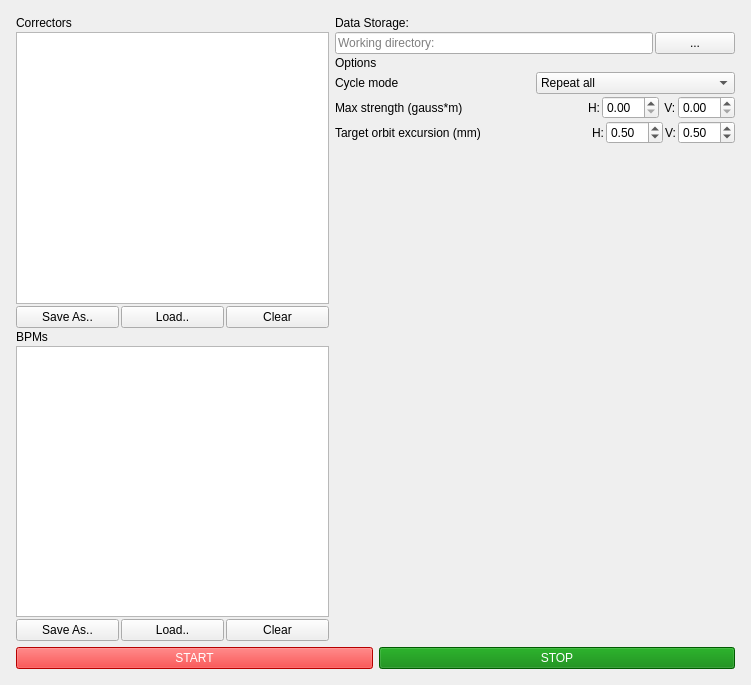
<?xml version="1.0" encoding="UTF-8"?>
<ui version="4.0">
 <class>MainWindow</class>
 <widget class="QMainWindow" name="MainWindow">
  <property name="geometry">
   <rect>
    <x>0</x>
    <y>0</y>
    <width>751</width>
    <height>685</height>
   </rect>
  </property>
  <property name="windowTitle">
   <string>SYSID</string>
  </property>
  <widget class="QWidget" name="centralwidget">
   <property name="enabled">
    <bool>true</bool>
   </property>
   <layout class="QVBoxLayout" name="verticalLayout_2">
    <property name="leftMargin">
     <number>16</number>
    </property>
    <property name="topMargin">
     <number>16</number>
    </property>
    <property name="rightMargin">
     <number>16</number>
    </property>
    <property name="bottomMargin">
     <number>16</number>
    </property>
    <item>
     <layout class="QVBoxLayout" name="verticalLayout">
      <item>
       <layout class="QHBoxLayout" name="horizontal_layout">
        <item>
         <layout class="QVBoxLayout" name="left_layout">
          <property name="spacing">
           <number>2</number>
          </property>
          <property name="sizeConstraint">
           <enum>QLayout::SizeConstraint::SetDefaultConstraint</enum>
          </property>
          <item>
           <layout class="QHBoxLayout" name="correctors_header_layout">
            <item>
             <widget class="QLabel" name="correctors_label">
              <property name="text">
               <string>Correctors</string>
              </property>
             </widget>
            </item>
           </layout>
          </item>
          <item>
           <widget class="QListWidget" name="correctors_list">
            <property name="selectionMode">
             <enum>QAbstractItemView::SelectionMode::ExtendedSelection</enum>
            </property>
           </widget>
          </item>

          <item>
           <layout class="QHBoxLayout" name="correctors_buttons_layout">
            <item>
             <widget class="QPushButton" name="save_correctors_button">
              <property name="text">
               <string>Save As..</string>
              </property>
             </widget>
            </item>

            <item>
             <widget class="QPushButton" name="load_correctors_button">
              <property name="text">
               <string>Load..</string>
              </property>
             </widget>
            </item>

            <item>
             <widget class="QPushButton" name="clear_correctors_button">
              <property name="text">
               <string>Clear</string>
              </property>
             </widget>
            </item>
           </layout>
          </item>


          <item>
           <layout class="QHBoxLayout" name="bpms_header_layout">
            <item>
             <widget class="QLabel" name="bpms_label">
              <property name="text">
               <string>BPMs</string>
              </property>
             </widget>
            </item>
           </layout>
          </item>
          <item>
           <widget class="QListWidget" name="bpms_list">
            <property name="selectionMode">
             <enum>QAbstractItemView::SelectionMode::ExtendedSelection</enum>
            </property>
           </widget>
          </item>
          <item>
           <layout class="QHBoxLayout" name="bpms_buttons_layout">
            <item>
             <widget class="QPushButton" name="save_bpms_button">
              <property name="text">
               <string>Save As..</string>
              </property>
             </widget>
            </item>
            <item>
             <widget class="QPushButton" name="load_bpms_button">
              <property name="text">
               <string>Load..</string>
              </property>
             </widget>
            </item>
            <item>
             <widget class="QPushButton" name="clear_bpms_button">
              <property name="text">
               <string>Clear</string>
              </property>
             </widget>
            </item>
           </layout>
          </item>
         </layout>
        </item>

        <!--SAVING THE DATA -->
        <item>
         <layout class="QVBoxLayout" name="right_layout">
          <property name="spacing">
           <number>2</number>
          </property>
          <item>
           <widget class="QLabel" name="info_label">
            <property name="sizePolicy">
             <sizepolicy hsizetype="Preferred" vsizetype="Fixed">
              <horstretch>0</horstretch>
              <verstretch>0</verstretch>
             </sizepolicy>
            </property>
            <property name="text">
             <string>Data Storage:</string>
            </property>
           </widget>
          </item>
          <!-- END OF IT-->
          <item>
           <layout class="QHBoxLayout" name="working_directory_layout">
            <item>
             <widget class="QLineEdit" name="working_directory_input">
              <property name="placeholderText">
               <string>Working directory:</string>
              </property>
             </widget>
            </item>
            <item>
             <widget class="QPushButton" name="working_directory_dialog">
              <property name="text">
               <string>...</string>
              </property>
             </widget>
            </item>
           </layout>
          </item>
          <item>
           <layout class="QVBoxLayout" name="options_layout">
            <item>
             <widget class="QLabel" name="options_label">
              <property name="sizePolicy">
               <sizepolicy hsizetype="Preferred" vsizetype="Fixed">
                <horstretch>0</horstretch>
                <verstretch>0</verstretch>
               </sizepolicy>
              </property>


              <property name="text">
               <string>Options</string>
              </property>
             </widget>
            </item>
            <item>
             <layout class="QHBoxLayout" name="cycle_mode_layout">
              <item>
               <widget class="QLabel" name="cycle_mode_label">
                <property name="text">
                 <string>Cycle mode</string>
                </property>
               </widget>
              </item>
              <item>
               <widget class="QComboBox" name="cycle_mode_combobox">
                <item>
                 <property name="text">
                  <string>Repeat all</string>
                 </property>
                </item>
                <item>
                 <property name="text">
                  <string>Repeat selected</string>
                 </property>
                </item>
               </widget>
              </item>
             </layout>
            </item>
            <item>
             <layout class="QHBoxLayout" name="current_layout">
              <item>
               <widget class="QLabel" name="current_label">
                <property name="text">
                 <string>Max strength (gauss*m)</string>
                </property>
               </widget>
              </item>
              <item>
               <spacer name="current_spacer">
                <property name="orientation">
                 <enum>Qt::Orientation::Horizontal</enum>
                </property>
                 <property name="sizeHint" stdset="0">
                 <size>
                  <width>40</width>
                  <height>20</height>
                 </size>
                </property>
               </spacer>
              </item>
              <item>
               <widget class="QLabel" name="horizontal_current_label">
                <property name="text">
                 <string>H:</string>
                </property>
               </widget>
              </item>
              <item>
               <widget class="QDoubleSpinBox" name="max_horizontal_current_spinbox">
                <property name="singleStep">
                 <double>0.010000000000000</double>
                </property>
               </widget>
              </item>
              <item>
               <widget class="QLabel" name="vertical_current_label">
                <property name="text">
                 <string> V:</string>
                </property>
               </widget>
              </item>
              <item>
               <widget class="QDoubleSpinBox" name="max_vertical_current_spinbox">
                <property name="singleStep">
                 <double>0.010000000000000</double>
                </property>
               </widget>
              </item>
             </layout>
            </item>
            <item>
             <layout class="QHBoxLayout" name="excursion_layout">
              <item>
               <widget class="QLabel" name="excursion_label">
                <property name="text">
                 <string>Target orbit excursion (mm)</string>
                </property>
               </widget>
              </item>
              <item>
               <spacer name="excursion_spacer">
                <property name="orientation">
                 <enum>Qt::Orientation::Horizontal</enum>
                </property>
                <property name="sizeHint" stdset="0">
                 <size>
                  <width>40</width>
                  <height>20</height>
                 </size>
                </property>
               </spacer>
              </item>
              <item>
               <widget class="QLabel" name="horizontal_excursion_label">
                <property name="text">
                 <string>H:</string>
                </property>
               </widget>
              </item>
              <item>
               <widget class="QDoubleSpinBox" name="horizontal_excursion_spinbox">
                <property name="singleStep">
                 <double>0.100000000000000</double>
                </property>
                <property name="value">
                 <double>0.500000000000000</double>
                </property>
               </widget>
              </item>
              <item>
               <widget class="QLabel" name="vertical_excursion_label">
                <property name="text">
                 <string>V:</string>
                </property>
               </widget>
              </item>
              <item>
               <widget class="QDoubleSpinBox" name="vertical_excursion_spinbox">
                <property name="singleStep">
                 <double>0.100000000000000</double>
                </property>
                <property name="value">
                 <double>0.500000000000000</double>
                </property>
               </widget>
              </item>
             </layout>
            </item>
            <item>
             <widget class="QWidget" name="plot_widget" native="true">
              <property name="sizePolicy">
               <sizepolicy hsizetype="Expanding" vsizetype="Expanding">
                <horstretch>0</horstretch>
                <verstretch>0</verstretch>
               </sizepolicy>
              </property>
              <property name="minimumSize">
               <size>
                <width>400</width>
                <height>300</height>
               </size>
              </property>
             </widget>
            </item>
           </layout>
          </item>
         </layout>
        </item>
       </layout>
      </item>
      <item>
       <layout class="QHBoxLayout" name="buttons_layout">
        <item>
         <widget class="QPushButton" name="start_button">
          <property name="styleSheet">
           <string notr="true">background-color: red; color: white;</string>
          </property>
          <property name="text">
           <string>START</string>
          </property>
         </widget>
        </item>
        <item>
         <widget class="QPushButton" name="stop_button">
          <property name="styleSheet">
           <string notr="true">background-color: green; color: white;</string>
          </property>
          <property name="text">
           <string>STOP</string>
          </property>
         </widget>
        </item>
       </layout>
      </item>
     </layout>
    </item>
   </layout>
  </widget>
 </widget>
 <resources/>
 <connections/>
</ui>
